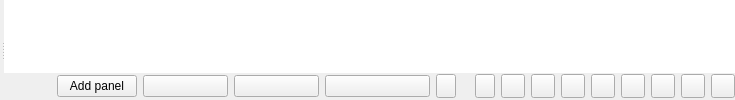
     <widget class="QWidget" name="mainWidget" native="true">
      <property name="minimumSize">
       <size>
        <width>500</width>
        <height>0</height>
       </size>
      </property>
      <layout class="QVBoxLayout" name="verticalLayout_7">
       <property name="spacing">
        <number>0</number>
       </property>
       <property name="leftMargin">
        <number>0</number>
       </property>
       <property name="topMargin">
        <number>0</number>
       </property>
       <property name="rightMargin">
        <number>0</number>
       </property>
       <property name="bottomMargin">
        <number>0</number>
       </property>
       <item>
        <widget class="QSplitter" name="mainSplitter">
         <property name="orientation">
          <enum>Qt::Horizontal</enum>
         </property>
         <property name="handleWidth">
          <number>3</number>
         </property>
         <widget class="QWidget" name="docksWidget" native="true">
          <layout class="QVBoxLayout" name="verticalLayout_8">
           <property name="spacing">
            <number>0</number>
           </property>
           <property name="leftMargin">
            <number>0</number>
           </property>
           <property name="topMargin">
            <number>0</number>
           </property>
           <property name="rightMargin">
            <number>0</number>
           </property>
           <property name="bottomMargin">
            <number>0</number>
           </property>
           <item>
            <widget class="QSplitter" name="docksSplitter">
             <property name="orientation">
              <enum>Qt::Vertical</enum>
             </property>
             <property name="handleWidth">
              <number>1</number>
             </property>
             <widget class="AlgorithmRunner" name="algorithmRunner" native="true"/>
             <widget class="GraphHierarchiesEditor" name="graphHierarchiesEditor" native="true"/>
            </widget>
           </item>
          </layout>
         </widget>
         <widget class="QStackedWidget" name="centralWidget">
          <property name="currentIndex">
           <number>0</number>
          </property>
          <widget class="QWidget" name="centralFrame">
           <layout class="QVBoxLayout" name="verticalLayout">
            <property name="spacing">
             <number>0</number>
            </property>
            <property name="leftMargin">
             <number>0</number>
            </property>
            <property name="topMargin">
             <number>0</number>
            </property>
            <property name="rightMargin">
             <number>0</number>
            </property>
            <property name="bottomMargin">
             <number>0</number>
            </property>
            <item>
             <widget class="QFrame" name="workspaceFrame">
              <property name="styleSheet">
               <string notr="true">#workspaceFrame {
border: 0px;
  background-color: white;
}</string>
              </property>
              <layout class="QVBoxLayout" name="verticalLayout_3">
               <property name="leftMargin">
                <number>0</number>
               </property>
               <property name="topMargin">
                <number>0</number>
               </property>
               <property name="rightMargin">
                <number>0</number>
               </property>
               <property name="bottomMargin">
                <number>0</number>
               </property>
               <item>
                <widget class="QSplitter" name="splitter">
                 <property name="orientation">
                  <enum>Qt::Vertical</enum>
                 </property>
                 <property name="handleWidth">
                  <number>1</number>
                 </property>
                 <widget class="tlp::Workspace" name="workspace" native="true">
                  <property name="bottomFrameVisible" stdset="0">
                   <bool>false</bool>
                  </property>
                 </widget>
                 <widget class="QStackedWidget" name="outputFrame">
                  <property name="currentIndex">
                   <number>1</number>
                  </property>
                  <widget class="SearchWidget" name="searchPanel"/>
                  <widget class="QWidget" name="pythonPanel"/>
                 </widget>
                </widget>
               </item>
              </layout>
             </widget>
            </item>
            <item>
             <widget class="QFrame" name="bottomFrame">
              <property name="sizePolicy">
               <sizepolicy hsizetype="Preferred" vsizetype="Maximum">
                <horstretch>0</horstretch>
                <verstretch>0</verstretch>
               </sizepolicy>
              </property>
              <property name="minimumSize">
               <size>
                <width>0</width>
                <height>27</height>
               </size>
              </property>
              <property name="maximumSize">
               <size>
                <width>16777215</width>
                <height>27</height>
               </size>
              </property>
              <property name="styleSheet">
               <string notr="true">OutputPanelButton{
border-image: url(:/talipot/app/ui/panel_button.png) 2 2 2 19;
border-width: 2px 2px 2px 19px;
padding-left: -17;
padding-right: 4;
}
OutputPanelButton:checked{
border-image: url(:/talipot/app/ui/panel_button_checked.png) 2 2 2 19
}
OutputPanelButton::menu-indicator{
width:0; height:0
}
OutputPanelButton:checked:hover{
border-image: url(:/talipot/app/ui/panel_button_checked_hover.png) 2 2 2 19
}
OutputPanelButton:pressed:hover{
border-image: url(:/talipot/app/ui/panel_button_pressed.png) 2 2 2 19
}
OutputPanelButton:hover{
border-image: url(:/talipot/app/ui/panel_button_hover.png) 2 2 2 19
}</string>
              </property>
              <property name="bottomFrame" stdset="0">
               <bool>true</bool>
              </property>
              <layout class="QHBoxLayout" name="horizontalLayout_3">
               <property name="leftMargin">
                <number>5</number>
               </property>
               <property name="topMargin">
                <number>0</number>
               </property>
               <property name="rightMargin">
                <number>0</number>
               </property>
               <property name="bottomMargin">
                <number>0</number>
               </property>
               <item>
                <layout class="QHBoxLayout" name="barButtonsLayout">
                 <property name="spacing">
                  <number>0</number>
                 </property>
                 <property name="leftMargin">
                  <number>0</number>
                 </property>
                 <property name="topMargin">
                  <number>0</number>
                 </property>
                 <property name="rightMargin">
                  <number>0</number>
                 </property>
                 <property name="bottomMargin">
                  <number>0</number>
                 </property>
                 <item>
                  <widget class="QPushButton" name="sidebarButton">
                   <property name="minimumSize">
                    <size>
                     <width>21</width>
                     <height>21</height>
                    </size>
                   </property>
                   <property name="maximumSize">
                    <size>
                     <width>21</width>
                     <height>21</height>
                    </size>
                   </property>
                   <property name="text">
                    <string/>
                   </property>
                   <property name="icon">
                    <iconset>
                     <normaloff>:/talipot/gui/ui/sidebar.png</normaloff>:/talipot/gui/ui/sidebar.png</iconset>
                   </property>
                   <property name="flat">
                    <bool>true</bool>
                   </property>
                  </widget>
                 </item>
                 <item>
                  <widget class="QPushButton" name="menubarButton">
                   <property name="minimumSize">
                    <size>
                     <width>21</width>
                     <height>21</height>
                    </size>
                   </property>
                   <property name="maximumSize">
                    <size>
                     <width>21</width>
                     <height>21</height>
                    </size>
                   </property>
                   <property name="text">
                    <string/>
                   </property>
                   <property name="icon">
                    <iconset>
                     <normaloff>:/talipot/gui/ui/menubar.png</normaloff>:/talipot/gui/ui/menubar.png</iconset>
                   </property>
                   <property name="flat">
                    <bool>true</bool>
                   </property>
                  </widget>
                 </item>
                </layout>
               </item>
               <item>
                <widget class="QPushButton" name="addPanelButton">
                 <property name="text">
                  <string>Add panel</string>
                 </property>
                 <property name="icon">
                  <iconset>
                   <normaloff>:/talipot/gui/icons/16/list-add.png</normaloff>:/talipot/gui/icons/16/list-add.png</iconset>
                 </property>
                </widget>
               </item>
               <item>
                <widget class="OutputPanelButton" name="exposeModeButton">
                 <property name="minimumSize">
                  <size>
                   <width>85</width>
                   <height>20</height>
                  </size>
                 </property>
                 <property name="shortcut">
                  <string>Ctrl+E</string>
                 </property>
                 <property name="checkable">
                  <bool>true</bool>
                 </property>
                 <property name="autoExclusive">
                  <bool>false</bool>
                 </property>
                 <property name="title" stdset="0">
                  <string>Expose</string>
                 </property>
                 <property name="number" stdset="0">
                  <number>1</number>
                 </property>
                </widget>
               </item>
               <item>
                <widget class="OutputPanelButton" name="searchButton">
                 <property name="minimumSize">
                  <size>
                   <width>85</width>
                   <height>20</height>
                  </size>
                 </property>
                 <property name="shortcut">
                  <string>Ctrl+F</string>
                 </property>
                 <property name="checkable">
                  <bool>true</bool>
                 </property>
                 <property name="autoExclusive">
                  <bool>false</bool>
                 </property>
                 <property name="number" stdset="0">
                  <number>2</number>
                 </property>
                 <property name="title" stdset="0">
                  <string>Search</string>
                 </property>
                </widget>
               </item>
               <item>
                <widget class="OutputPanelButton" name="pythonButton">
                 <property name="minimumSize">
                  <size>
                   <width>105</width>
                   <height>20</height>
                  </size>
                 </property>
                 <property name="shortcut">
                  <string>Ctrl+Shift+P</string>
                 </property>
                 <property name="checkable">
                  <bool>true</bool>
                 </property>
                 <property name="autoExclusive">
                  <bool>false</bool>
                 </property>
                 <property name="number" stdset="0">
                  <number>3</number>
                 </property>
                 <property name="title" stdset="0">
                  <string>Python REPL</string>
                 </property>
                </widget>
               </item>
               <item>
                <spacer name="horizontalSpacer">
                 <property name="orientation">
                  <enum>Qt::Horizontal</enum>
                 </property>
                 <property name="sizeHint" stdset="0">
                  <size>
                   <width>0</width>
                   <height>0</height>
                  </size>
                 </property>
                </spacer>
               </item>
               <item>
                <widget class="QPushButton" name="previousPageButton">
                 <property name="minimumSize">
                  <size>
                   <width>20</width>
                   <height>24</height>
                  </size>
                 </property>
                 <property name="maximumSize">
                  <size>
                   <width>20</width>
                   <height>24</height>
                  </size>
                 </property>
                 <property name="icon">
                  <iconset>
                   <normaloff>:/talipot/gui/ui/previous.png</normaloff>:/talipot/gui/ui/previous.png</iconset>
                 </property>
                 <property name="shortcut">
                  <string>Shift+Left</string>
                 </property>
                </widget>
               </item>
               <item>
                <widget class="QLabel" name="pageCountLabel"/>
               </item>
               <item>
                <widget class="QPushButton" name="nextPageButton">
                 <property name="minimumSize">
                  <size>
                   <width>20</width>
                   <height>24</height>
                  </size>
                 </property>
                 <property name="maximumSize">
                  <size>
                   <width>20</width>
                   <height>24</height>
                  </size>
                 </property>
                 <property name="icon">
                  <iconset>
                   <normaloff>:/talipot/gui/ui/next.png</normaloff>:/talipot/gui/ui/next.png</iconset>
                 </property>
                 <property name="shortcut">
                  <string>Shift+Right</string>
                 </property>
                </widget>
               </item>
               <item>
                <spacer name="horizontalSpacer_2">
                 <property name="orientation">
                  <enum>Qt::Horizontal</enum>
                 </property>
                 <property name="sizeHint" stdset="0">
                  <size>
                   <width>0</width>
                   <height>0</height>
                  </size>
                 </property>
                </spacer>
               </item>
               <item>
                <widget class="QPushButton" name="singleModeButton">
                 <property name="minimumSize">
                  <size>
                   <width>24</width>
                   <height>24</height>
                  </size>
                 </property>
                 <property name="maximumSize">
                  <size>
                   <width>24</width>
                   <height>24</height>
                  </size>
                 </property>
                 <property name="icon">
                  <iconset>
                   <normaloff>:/talipot/gui/ui/full_screen.png</normaloff>:/talipot/gui/ui/full_screen.png</iconset>
                 </property>
                </widget>
               </item>
               <item>
                <widget class="QPushButton" name="splitModeButton">
                 <property name="minimumSize">
                  <size>
                   <width>24</width>
                   <height>24</height>
                  </size>
                 </property>
                 <property name="maximumSize">
                  <size>
                   <width>24</width>
                   <height>24</height>
                  </size>
                 </property>
                 <property name="icon">
                  <iconset>
                   <normaloff>:/talipot/gui/ui/split_screen.png</normaloff>:/talipot/gui/ui/split_screen.png</iconset>
                 </property>
                </widget>
               </item>
               <item>
                <widget class="QPushButton" name="splitHorizontalModeButton">
                 <property name="minimumSize">
                  <size>
                   <width>24</width>
                   <height>24</height>
                  </size>
                 </property>
                 <property name="maximumSize">
                  <size>
                   <width>24</width>
                   <height>24</height>
                  </size>
                 </property>
                 <property name="icon">
                  <iconset>
                   <normaloff>:/talipot/gui/ui/split_screen_horizontal.png</normaloff>:/talipot/gui/ui/split_screen_horizontal.png</iconset>
                 </property>
                </widget>
               </item>
               <item>
                <widget class="QPushButton" name="split3ModeButton">
                 <property name="minimumSize">
                  <size>
                   <width>24</width>
                   <height>24</height>
                  </size>
                 </property>
                 <property name="maximumSize">
                  <size>
                   <width>24</width>
                   <height>24</height>
                  </size>
                 </property>
                 <property name="icon">
                  <iconset>
                   <normaloff>:/talipot/gui/ui/split3_screen.png</normaloff>:/talipot/gui/ui/split3_screen.png</iconset>
                 </property>
                </widget>
               </item>
               <item>
                <widget class="QPushButton" name="split32ModeButton">
                 <property name="minimumSize">
                  <size>
                   <width>24</width>
                   <height>24</height>
                  </size>
                 </property>
                 <property name="maximumSize">
                  <size>
                   <width>24</width>
                   <height>24</height>
                  </size>
                 </property>
                 <property name="icon">
                  <iconset>
                   <normaloff>:/talipot/gui/ui/split3_2_screen.png</normaloff>:/talipot/gui/ui/split3_2_screen.png</iconset>
                 </property>
                </widget>
               </item>
               <item>
                <widget class="QPushButton" name="split33ModeButton">
                 <property name="minimumSize">
                  <size>
                   <width>24</width>
                   <height>24</height>
                  </size>
                 </property>
                 <property name="maximumSize">
                  <size>
                   <width>24</width>
                   <height>24</height>
                  </size>
                 </property>
                 <property name="icon">
                  <iconset>
                   <normaloff>:/talipot/gui/ui/split3_3_screen.png</normaloff>:/talipot/gui/ui/split3_3_screen.png</iconset>
                 </property>
                </widget>
               </item>
               <item>
                <widget class="QPushButton" name="gridModeButton">
                 <property name="minimumSize">
                  <size>
                   <width>24</width>
                   <height>24</height>
                  </size>
                 </property>
                 <property name="maximumSize">
                  <size>
                   <width>24</width>
                   <height>24</height>
                  </size>
                 </property>
                 <property name="icon">
                  <iconset>
                   <normaloff>:/talipot/gui/ui/grid_screen.png</normaloff>:/talipot/gui/ui/grid_screen.png</iconset>
                 </property>
                </widget>
               </item>
               <item>
                <widget class="QPushButton" name="sixModeButton">
                 <property name="minimumSize">
                  <size>
                   <width>24</width>
                   <height>24</height>
                  </size>
                 </property>
                 <property name="maximumSize">
                  <size>
                   <width>24</width>
                   <height>24</height>
                  </size>
                 </property>
                 <property name="icon">
                  <iconset>
                   <normaloff>:/talipot/gui/ui/six_screen.png</normaloff>:/talipot/gui/ui/six_screen.png</iconset>
                 </property>
                </widget>
               </item>
              </layout>
             </widget>
            </item>
           </layout>
          </widget>
          <widget class="QWidget" name="developFrame"/>
         </widget>
        </widget>
       </item>
      </layout>
     </widget>
